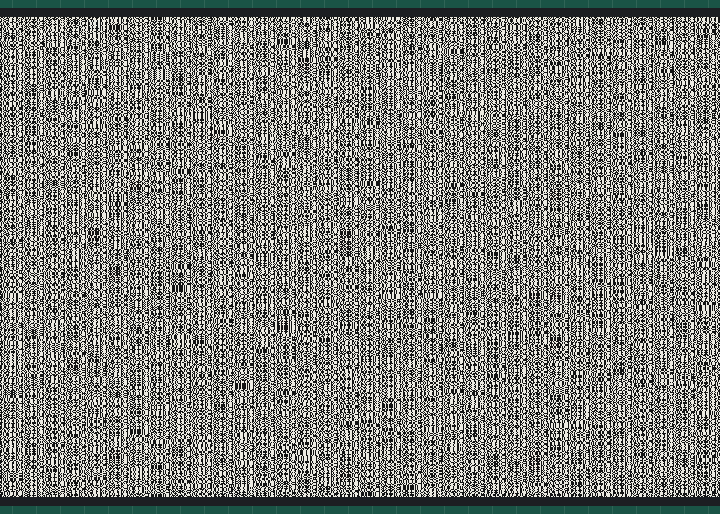
The sketch below on a simulated Arduino Uno, built for the host (arithmetic inside an expression is 32-bit, double 64-bit). On the bench: 800×480 one-colour display. Random numbers use the default seed unless the sketch sets one.

Above: at 4.3 s.

The sketch:

23_color_palette.ino
```cpp
#include <GxEPD2_BW.h>
#define COLOR_1 0x264653
#define COLOR_2 0x2A9D8F
#define COLOR_3 0xE9C46A
#define COLOR_4 0xF4A261
#define COLOR_5 0xE76F51

GxEPD2_BW<GxEPD2_750_T7, GxEPD2_750_T7::HEIGHT> display(GxEPD2_750_T7(/*CS=5*/ SS, /*DC=*/ 17, /*RST=*/ 16, /*BUSY=*/ 4));
int loop_count = 0;
uint32_t colors[] = {COLOR_1, COLOR_2, COLOR_3, COLOR_4, COLOR_5};

void setup() {
  initDisplay();for (int y=0; y<display.height(); y++) {
    for (int x=0; x<display.width(); x+=21) {
      uint32_t c = colors[random(0, 5)];
      draw_colored_line(c, x, y);
    }
  }
  display.display();
}

void initDisplay() {
  display.init(0, true, 2, false);
  display.setRotation(0);
  display.fillScreen(GxEPD_WHITE);
}

void fullRefresh() {
}

void draw_colored_line(uint32_t c, int x, int y) {
  for (int i=20; i>=0; i--) {
    uint32_t color = ((c & (1 << i)) >> i) ? GxEPD_BLACK : GxEPD_WHITE;
    display.drawPixel(x, y, color);
    x++;
  }
}

void loop() {}
```
